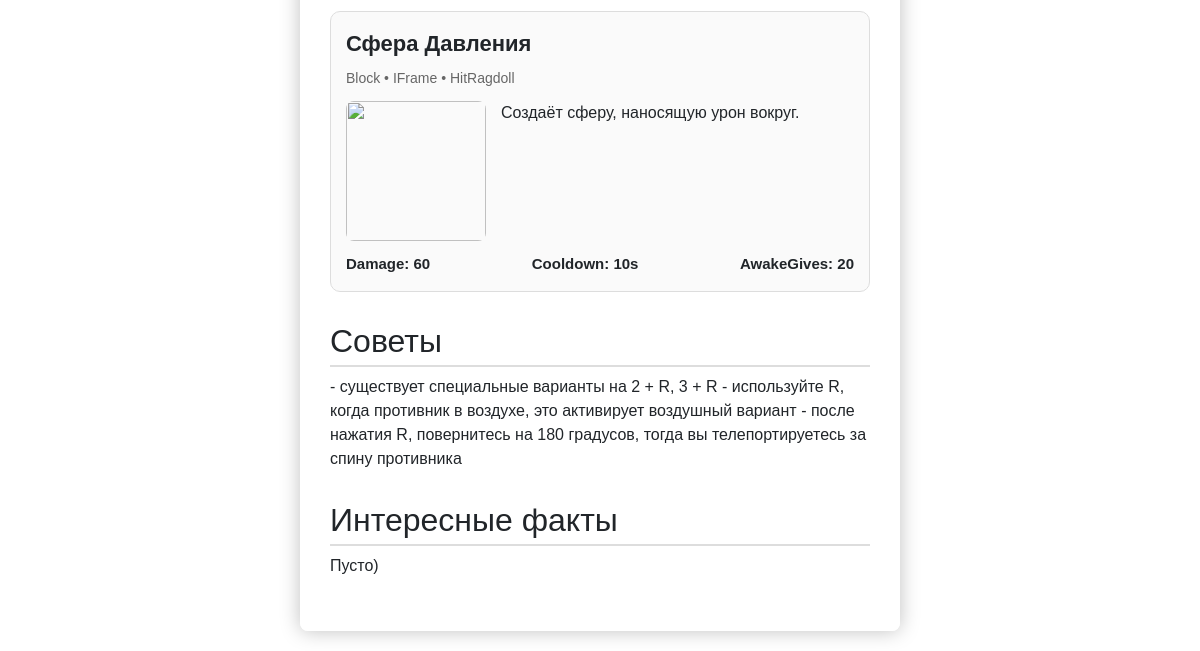
/characters/Honored_One (lower part), run on an earlier commit of the app's database.
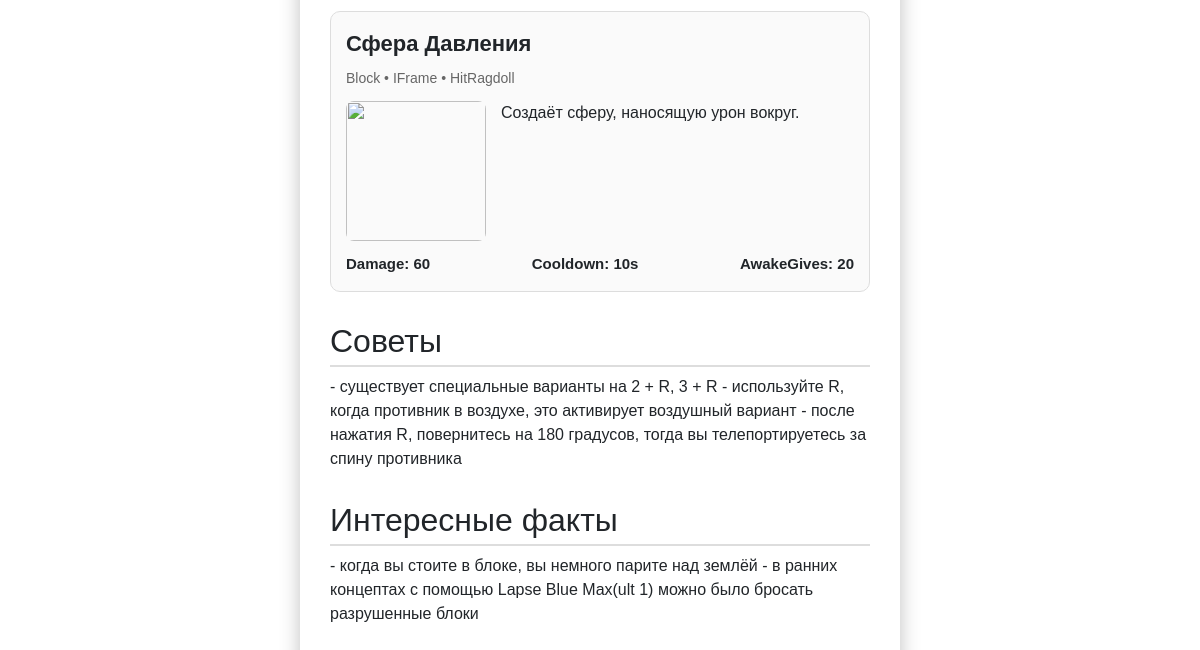
And on a later commit of the database.
### data/characters.py (models this page shows, shortened)
class Character(SqlAlchemyBase):
    __tablename__ = 'characters'
    id = sqlalchemy.Column(sqlalchemy.Integer, primary_key=True, autoincrement=True)
    name = sqlalchemy.Column(sqlalchemy.String, nullable=True)
    urlname = sqlalchemy.Column(sqlalchemy.String, nullable=True, index=True)
    who = sqlalchemy.Column(sqlalchemy.String, nullable=True)
    price = sqlalchemy.Column(sqlalchemy.String, nullable=True, default="Бесплатный")
    health = sqlalchemy.Column(sqlalchemy.String, nullable=True)
    base_only = sqlalchemy.Column(sqlalchemy.Boolean, default=False)
    overpowered = sqlalchemy.Column(sqlalchemy.Boolean, default=False)
    description = sqlalchemy.Column(sqlalchemy.String, nullable=True)
    tips = sqlalchemy.Column(sqlalchemy.String, nullable=True, default="Пусто)")
    facts = sqlalchemy.Column(sqlalchemy.String, nullable=True, default="Пусто)")
    is_custom = sqlalchemy.Column(sqlalchemy.Boolean, default=False)
    move1 = sqlalchemy.Column(sqlalchemy.String, nullable=True)
    move2 = sqlalchemy.Column(sqlalchemy.String, nullable=True)
    move3 = sqlalchemy.Column(sqlalchemy.String, nullable=True)
    move4 = sqlalchemy.Column(sqlalchemy.String, nullable=True)
    special = sqlalchemy.Column(sqlalchemy.String, nullable=True)
    base_only_awakening = sqlalchemy.Column(sqlalchemy.String, nullable=True)
    awakening = sqlalchemy.Column(sqlalchemy.String, nullable=True)
    ult_move1 = sqlalchemy.Column(sqlalchemy.String, nullable=True)
    ult_move2 = sqlalchemy.Column(sqlalchemy.String, nullable=True)
    ult_move3 = sqlalchemy.Column(sqlalchemy.String, nullable=True)
    ult_move4 = sqlalchemy.Column(sqlalchemy.String, nullable=True)
    ult_special = sqlalchemy.Column(sqlalchemy.String, nullable=True)

### app.py (the view, shortened to what this page needs)
@app.route("/characters/<cur_name>")
def character(cur_name):
    db_sess = db_session.create_session()
    pers = db_sess.query(Character).filter(Character.urlname == cur_name).first()
    params = {}
    params['title'] = "JJS Wiki " + pers.urlname + " =)"
    if (pers.awakening != None):
        if (pers.urlname == "Restless_Gambler"):
            seed(time())
            params['backgroung_img_url'] = url_for('static',
filename=f'img/characters/{pers.urlname}/{pers.urlname + "_Background" + str(1 + randint(0, 239) % 3)}.png')
        else:
            params['backgroung_img_url'] = url_for('static',
filename=f'img/characters/{pers.urlname}/{pers.urlname + "_Background"}.png')
        params['name'] = pers.name
        params['description'] = pers.description
        params['img_url1'] = url_for('static', filename=f'img/characters/{pers.urlname}/{pers.urlname}.png')
        params['img_url2'] = url_for('static', filename=f'img/characters/{pers.urlname}/{pers.urlname + "2"}.png')
        params['img_url_Ult_Activation'] = url_for('static', filename=f'img/characters/{pers.urlname}/{pers.urlname + "UltActivation"}.png')
        params['img_url_Ult'] = url_for('static', filename=f'img/characters/{pers.urlname}/{pers.urlname + "Ult"}.png')
        params['img_url_Ult2'] = url_for('static', filename=f'img/characters/{pers.urlname}/{pers.urlname + "Ult2"}.png')
        params['who'] = pers.who
        params['price'] = pers.price
        params['awakening'] = pers.awakening
        params['health'] = pers.health
        params['tips'] = pers.tips
        params['facts'] = pers.facts
        return render_template("character.html", **params)

### data/db_session.py (called while the page is built)
def create_session() -> Session:
    global __factory
    return __factory()

### templates/character.html (shortened to what this page needs)
{% extends "base.html" %}
{% block extra_css %}
<link rel="stylesheet" type="text/css" href="{{ url_for('static', filename='css/characters.css') }}">
{% endblock %}
{% block content %}
<div role="main" class="page-wrapper">
    <main class="content">
        <section class="char-moves">
            <div class="moves-content active" id="base">
                <div class="move-card">
                    <div class="move-title">Сфера Давления</div>
                    <div class="move-tags">Block • IFrame • HitRagdoll</div>
                    <div class="move-main">
                        <img src="/static/img/move4.png">
                        <p>Создаёт сферу, наносящую урон вокруг.</p>
                    </div>
                    <div class="move-stats">
                        <span><strong>Damage:</strong> 60</span>
                        <span><strong>Cooldown:</strong> 10s</span>
                        <span><strong>AwakeGives:</strong> 20</span>
                    </div>
                </div>
            </div>
        </section>
        <section class="char-tips">
            <h2>Советы</h2>
            <p>{{ tips }}</p>
        </section>
        <section class="char-facts">
            <h2>Интересные факты</h2>
            <p>{{ facts }}</p>
        </section>
    </main>
</div>
{% endblock %}

What changed in the data, as far as the page shows it:
changed Character: facts "Пусто)" → "- когда вы стоите в блоке, вы немного парите над землёй - в ранних концептах с помощью Lapse Blue Max(ult 1) можно было бросать разрушенные блоки"
